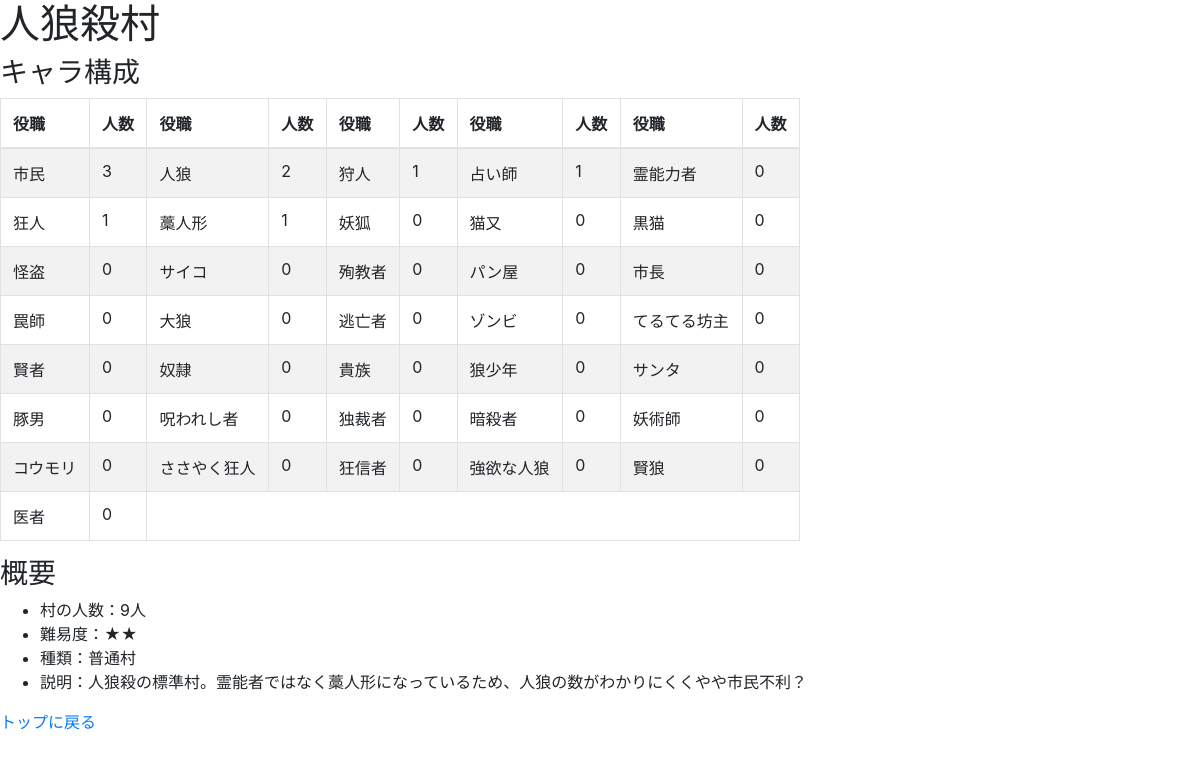
Page /jinromura/2/ on the committed database.
### jinromura/models.py (models this page shows, shortened)
class Village(models.Model):
    name = models.CharField(max_length=40)
    people = models.IntegerField(default=0)
    level = models.IntegerField(default=0)
    category = models.CharField(max_length=200)
    description = models.CharField(max_length=200)
    citizen = models.IntegerField(default=0)
    werewolf = models.IntegerField(default=0)
    hunter = models.IntegerField(default=0)
    f_teller = models.IntegerField(default=0)
    shaman = models.IntegerField(default=0)
    dspcho = models.IntegerField(default=0)
    straw_doll = models.IntegerField(default=0)
    fox = models.IntegerField(default=0)
    nekomata = models.IntegerField(default=0)
    black_cat = models.IntegerField(default=0)
    thief = models.IntegerField(default=0)
    psyco = models.IntegerField(default=0)
    martydom = models.IntegerField(default=0)
    bakery = models.IntegerField(default=0)
    mayor = models.IntegerField(default=0)
    trap_nurses = models.IntegerField(default=0)
    big_wolf = models.IntegerField(default=0)
    fugitive = models.IntegerField(default=0)
    zombi = models.IntegerField(default=0)
    teruteru = models.IntegerField(default=0)
    wiseman = models.IntegerField(default=0)
    slave = models.IntegerField(default=0)
    aristcracy = models.IntegerField(default=0)
    wolfboy = models.IntegerField(default=0)
    santa = models.IntegerField(default=0)
    pigman = models.IntegerField(default=0)
    cursed = models.IntegerField(default=0)
    dictator = models.IntegerField(default=0)
    assassin = models.IntegerField(default=0)
    sorcerer = models.IntegerField(default=0)
    bat = models.IntegerField(default=0)
    queen = models.IntegerField(default=0)
    sasaki = models.IntegerField(default=0)
    fanatic = models.IntegerField(default=0)
    goyoku = models.IntegerField(default=0)
    wisewolf = models.IntegerField(default=0)
    doctor = models.IntegerField(default=0)

### jinromura/views.py (the view)
# urls.py: path('<int:village_id>/', views.detail, name='detail'),
def detail(request,village_id):
    village = get_object_or_404(Village,pk=village_id)
    return render(request, 'jinromura/detail.html',{'village':village})

### jinromura/templatetags/range.py (called while the page is built)
@register.filter(name='range')
def _range(_min, args=None):
    _max, _step = None, None
    if args:
        if not isinstance(args, int):
            _max, _step = map(int, args.split(','))
        else:
            _max = args
    args = filter(None, (_min,_max,_step))
    return range(*args)

### jinromura/templates/jinromura/detail.html (shortened to what this page needs)
{% load staticfiles %}
{% load range %}
<html>
  <head>
    <link rel="stylesheet" type="text/css" href="{% static 'css/bootstrap.css' %}" />
  </head>
  <body>
    <h1>{{ village.name }}</h1>
    <h3>キャラ構成</h3>
      <table class="table table-striped table-bordered" style="width:50rem;">
        <thead>
          <th>役職</th>
          <th>人数</th>
          <th>役職</th>
          <th>人数</th>
          <th>役職</th>
          <th>人数</th>
          <th>役職</th>
          <th>人数</th>
          <th>役職</th>
          <th>人数</th>
        </thead>
        <tbody>
          <tr>
            <td>市民</td>
            <td>{{village.citizen}}</td>
            <td>人狼</td>
            <td>{{village.werewolf}}</td>
            <td>狩人</td>
            <td>{{village.hunter}}</td>
            <td>占い師</td>
            <td>{{village.f_teller}}</td>
            <td>霊能力者</td>
            <td>{{village.shaman}}</td>
          </tr>
          <tr>
            <td>狂人</td>
            <td>{{village.dspcho}}</td>
            <td>藁人形</td>
            <td>{{village.straw_doll}}</td>
            <td>妖狐</td>
            <td>{{village.fox}}</td>
            <td>猫又</td>
            <td>{{village.nekomata}}</td>
            <td>黒猫</td>
            <td>{{village.black_cat}}</td>
          </tr>
          <tr>
            <td>怪盗</td>
            <td>{{village.thief}}</td>
            <td>サイコ</td>
            <td>{{village.psyco}}</td>
            <td>殉教者</td>
            <td>{{village.martydom}}</td>
            <td>パン屋</td>
            <td>{{village.bakery}}</td>
            <td>市長</td>
            <td>{{village.mayor}}</td>
          </tr>
          <tr>
            <td>罠師</td>
            <td>{{village.trap_nurses}}</td>
            <td>大狼</td>
            <td>{{village.big_wolf}}</td>
            <td>逃亡者</td>
            <td>{{village.fugitive}}</td>
            <td>ゾンビ</td>
            <td>{{village.zombi}}</td>
            <td>てるてる坊主</td>
            <td>{{village.teruteru}}</td>
          </tr>
          <tr>
            <td>賢者</td>
            <td>{{village.wiseman}}</td>
            <td>奴隷</td>
            <td>{{village.slave}}</td>
            <td>貴族</td>
            <td>{{village.aristcracy}}</td>
            <td>狼少年</td>
            <td>{{village.zombi}}</td>
            <td>サンタ</td>
            <td>{{village.santa}}</td>
          </tr>
          <tr>
            <td>豚男</td>
            <td>{{village.pigman}}</td>
            <td>呪われし者</td>
            <td>{{village.cursed}}</td>
            <td>独裁者</td>
            <td>{{village.dictator}}</td>
            <td>暗殺者</td>
            <td>{{village.assassin}}</td>
            <td>妖術師</td>
            <td>{{village.sorcerer}}</td>
          </tr>
          <tr>
            <td>コウモリ</td>
            <td>{{village.bat}}</td>
            <td>ささやく狂人</td>
            <td>{{village.sasaki}}</td>
            <td>狂信者</td>
            <td>{{village.fanatic}}</td>
            <td>強欲な人狼</td>
            <td>{{village.goyoku}}</td>
            <td>賢狼</td>
            <td>{{village.wisewolf}}</td>
          </tr>
          <tr>
            <td>医者</td>
            <td>{{village.doctor}}</td>
          </tr>
      </table>
    <h3>概要</h3>
      <ul>
        <li>村の人数：{{ village.people }}人</li>
        <li>難易度：{% for value in village.level|range %}★{% endfor %}</li>
        <li>種類：{{ village.category }}</li>
        <li>説明：{{ village.description }}</li>
      </ul>
    <p><a href="{% url 'index' %}">トップに戻る</a></p>
  </body>
</html>

### rows in the picture
Village: name "人狼殺村", citizen "3", werewolf "2", hunter "1", f_teller "1", shaman "0", dspcho "1", straw_doll "1", fox "0", nekomata "0", black_cat "0", thief "0", psyco "0", martydom "0", bakery "0", mayor "0", trap_nurses "0", big_wolf "0", fugitive "0", zombi "0", teruteru "0", wiseman "0", slave "0", aristcracy "0", santa "0", pigman "0", cursed "0", dictator "0", assassin "0", sorcerer "0", bat "0", sasaki "0", fanatic "0", goyoku "0", wisewolf "0", doctor "0", people "9", level 2 (drawn), category "普通村", description "人狼殺の標準村。霊能者ではなく藁人形になっているため、人狼の数がわかりにくくやや市民不利？"
